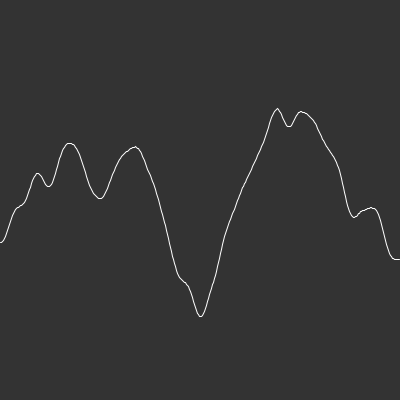
Frame 1 (no input)
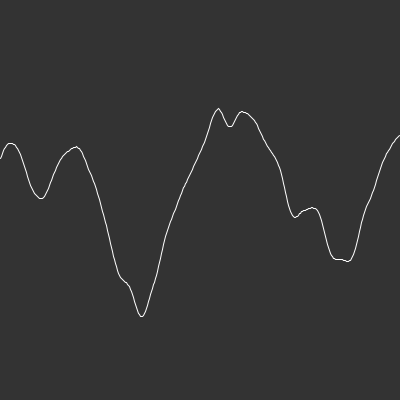
Frame 60 (the mouse pressed at the canvas centre just before this capture)
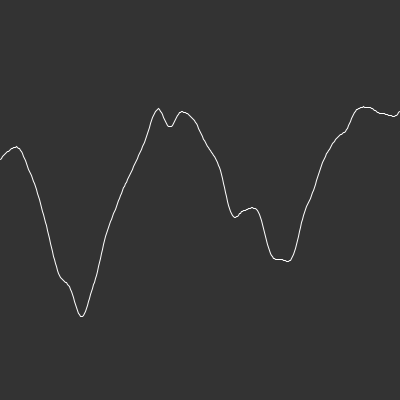
Frame 120 (the mouse held since frame 60 and released just before this capture)

The Processing sketch that drew these frames (run headless with seeded random() and noise(); from frame 60 on, the mouse is pressed at the canvas centre):

// Processing sketch: Plot_of_Perlin_Noise_Function
// ── Plot_of_Perlin_Noise_Function.pde
float inc = 0.01;
float start = 0;

void setup() {
  size(400,400);
}

void draw() {
  background(51);
  beginShape();
    float xoff = start;
    for (int x=0; x < width; x++) {
      stroke(255);
      noFill();
      //y = random(height);
      float y = noise(xoff)*height;
      vertex(x, y);
      
      xoff += inc;
    }
   endShape();
   start += inc;
   //noLoop();
}
